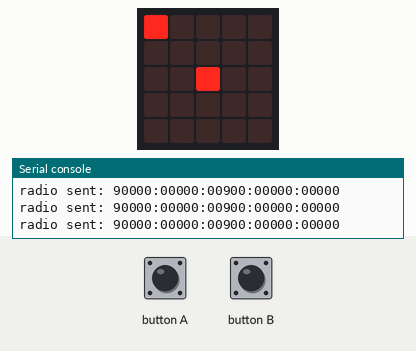
This program was run on a simulated BBC micro:bit running MicroPython. Parts: the board's 5×5 LED display, the last lines printed to the serial console. Inputs (shaded band) come from the test bench. No radio messages arrive unless stated (any console line starting 'radio sent:' is added by the test bench).

Above: at 1.2 s.
1.3 s: button B pressed for 0.15 s
At 2.5 s:
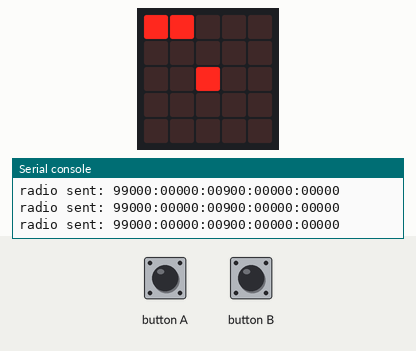
2.9 s: button B pressed for 0.15 s
At 3.8 s:
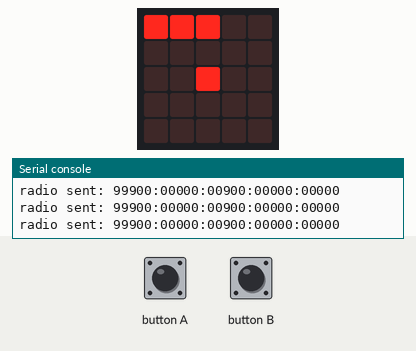
4.5 s: button B pressed for 0.15 s
At 5.0 s:
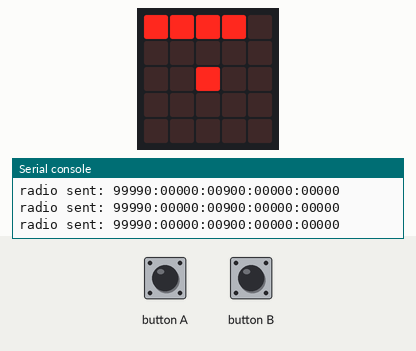
6.1 s: button B pressed for 0.15 s
At 7.4 s:
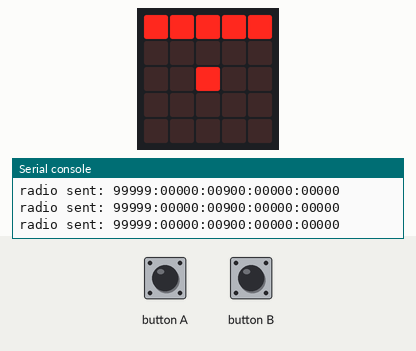
Timing chart, 0 to 8.7 s (numbered marks = the images above; inputs shaded):
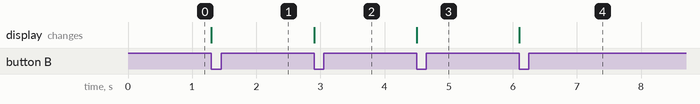

The program:

controller.py
```python
import microbit
import radio

radio.on()
radio.config(channel=10)

height = 1

display_left = '00000:09900:00000'
display_right = '00000:00990:00000'
display_up = '00900:00900:00000'
display_down = '00000:00900:00900'
display_none = '00000:00900:00000'

display_rcv = '00009'
display_floor = '00000'
last = False

def gesture():
    return microbit.accelerometer.current_gesture()

def bar(arg):
    if arg == 1:
        return '90000'
    elif arg == 2:
        return '99000'
    elif arg == 3:
        return '99900'
    elif arg == 4:
        return '99990'
    elif arg == 5:
        return '99999'
    else:
        return '00000'

def disp(gesture, height, floor):
    if gesture == 'up':
        return height + ":" + display_down + ":" + floor
    elif gesture == 'down':
        return height + ":" + display_up + ":" + floor
    elif gesture == 'right':
        return height + ":" + display_right + ":" + floor
    elif gesture == 'left':
        return height + ":" + display_left + ":" + floor
    else:
        return height + ":" + display_none + ":" + floor

while True:
    if microbit.button_b.was_pressed():
        if height < 5:
            height += 1

    if microbit.button_a.was_pressed():
        if height > 1:
            height -= 1

    res = radio.receive()
    direction = gesture()
    top = bar(height)

    if res is 'rcv':
        if last is False:
            face = disp(direction, top, display_rcv)
            last = True
        elif last is True:
            face = disp(direction, top, display_floor)
            last = False
    else:
        face = disp(direction, top, display_floor)

    microbit.display.show(microbit.Image(face))
    radio.send(face)
```

Measured:
- after the input at 1.3 s, the display: changes at once (image 1)
- after the input at 2.9 s, the display: changes at once (image 2)
- after the input at 4.5 s, the display: changes at once (image 3)
- after the input at 6.1 s, the display: changes at once (image 4)
